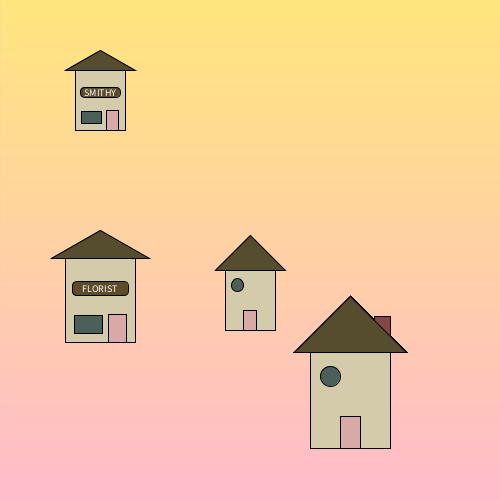
Frame 1 (no input)
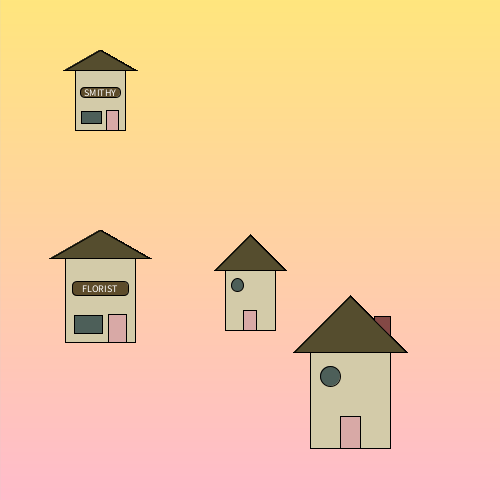
Frame 60 (the mouse pressed at the canvas centre just before this capture)
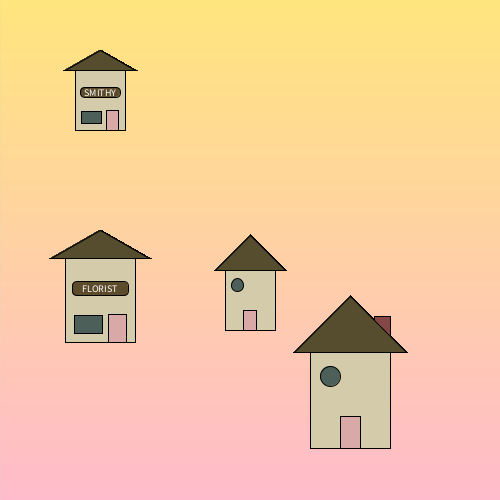
Frame 120 (the mouse held since frame 60 and released just before this capture)

The Processing sketch that drew these frames (run headless with seeded random() and noise(); from frame 60 on, the mouse is pressed at the canvas centre):

// Processing sketch: Julia_Lourenco_Mini_lab_Townscape
// ── Julia_Lourenco_Mini_lab_Townscape.pde
/*
Julia Lourenco
7/1/22
I was struggling quite a bit with this project. I tried to make if statements inside
of the for statements to determine the building type, but I am not certain I was 
succesful in any way with this code. Most of it includes coordinates from previous
projects that I didnt have time to change. 
*/

// variables
float r;
float g;
float b;
int house_type;
boolean chimney;
int option;

void setup() {
  size(500, 500);
  gradient(255, 230, 126, 255, 188, 204);
  
 house_type = int(random(0, 2));
 option = int(random(1, 4));
 
 for (int x = 10; x < width; x+= 30){
   if (house_type == 0 && chimney == true) {
     house(350, 400, 80, true);   
   }
   if (house_type == 0 && chimney == false) {
      house(width/2, 300, 50, false);
   }
   
   if(house_type == 1 && option == 1) {
     house(350, 400, 80, true);   
   }
   
   if(house_type == 1 && option == 2) {
     house(350, 400, 80, false);   
   }
   
 }
  
}

void draw() {
  house(width/2, 300, 50, false);
  house(350, 400, 80, true);

  shop(100, 100, 50, 1);
  shop(100, 300, 70, 2);
}

void house(float x, float y, float size, boolean chimney) {
  rectMode(CENTER);
  
  strokeWeight(1);
  stroke(0);
  if(chimney) {
  fill(#834845);
  rect(x+size*0.4, y - size*0.8, size*0.2, size*0.5);
  }
  fill(#D3CBA9);
  rect(x, y, size, size*1.2);
  fill(#554D2E);
  triangle(x, y - size*1.3, x-size*0.7, y-size*0.6, x+size*0.7, y-size*0.6);
  fill(#4D5F59);
  circle(x - size*0.25, y - size*0.3, size*0.25);
  fill(#D8A9A6);
  rect(x, y+size*0.4, size*0.25, size*0.4);
}

void shop(float x, float y, float size, int option) {
  rectMode(CENTER);
  strokeWeight(1);
  stroke(0);
  
  fill(#D3CBA9);
  rect(x, y, size, size*1.2);
  fill(#554D2E);
  triangle(x, y - size*1, x-size*0.7, y-size*0.6, x+size*0.7, y-size*0.6);
  fill(#D8A9A6);
  rect(x+size/4, y+size*0.4, size*0.25, size*0.4);
  fill(#4D5F59);
  rect(x - size*0.17, y + size*0.35, size*0.4, size*0.25);
  fill(#5D4C2B);
  rect(x, y-size*0.16, size*0.8, size*0.2, 5);
  fill(255);
  textSize(10);
  textAlign(CENTER, CENTER);
  if(option == 1) {
    text("SMITHY", x, y - size*0.16);
  } else if(option == 2) {
    text("FLORIST", x, y - size*0.16);
  } else if(option == 3) {
    text("MARKET", x, y - size*0.16);
  }
}

void gradient(float r1, float g1, float b1, float r2, float g2, float b2) {
  for ( int i = 0; i < height; i++) {
    r= map(i, 0, height-1, r1, r2);
    g= map(i, 0, height-1, g1, g2);
    b= map(i, 0, height-1, b1, b2);
    stroke(r, g, b);
    line(0, i, width, i);
  }
}
